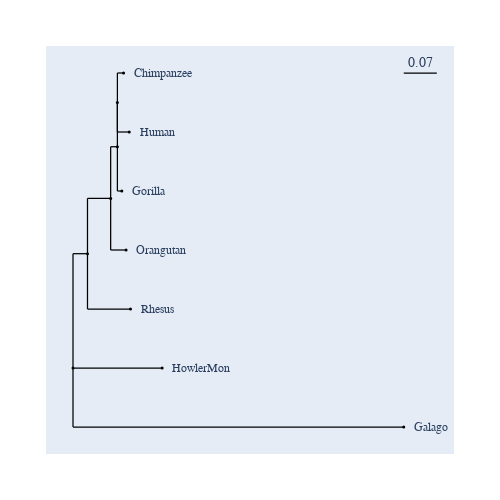

This figure's notebook cell:
### Markdown cell above
## Get a tree with branch lengths as paralinear

This is the only possible length metric for a discrete-time process.

### Code cell
tree = result.tree
fig = tree.get_figure()
fig.scale_bar = "top right"
fig.show(width=500, height=500)

### Figure 1 — Plotly figure (JSON) as saved in the notebook; plotly's stock layout.template omitted (floating-point values rounded to 4 significant figures)
{"data": [{"line": {"color": "black", "shape": "spline", "smoothing": 1.3, "width": 1.25}, "mode": "lines", "showlegend": false, "type": "scatter", "x": [null, null, 0, 0, null, 0, 0.03139, null, 0.03139, 0.03139, null, 0.03139, 0.08159, null, 0.08159, 0.08159, null, 0.08159, 0.09618, null, 0.09618, 0.09618, null, 0.09618, 0.09619, null, 0.09619, 0.09619, null, 0.09619, 0.1096, null, 0.09619, 0.09619, null, 0.09619, 0.1219, null, 0.09618, 0.09618, null, 0.09618, 0.1058, null, 0.08159, 0.08159, null, 0.08159, 0.115, null, 0.03139, 0.03139, null, 0.03139, 0.1246, null, 0, 0, null, 0, 0.1931, null, 0, 0, null, 0, 0.7165, null], "y": [null, null, -2.6, -0.08125, null, -0.08125, -0.08125, null, -0.08125, 1.137, null, 1.137, 1.137, null, 1.137, 2.275, null, 2.275, 2.275, null, 2.275, 3.25, null, 3.25, 3.25, null, 3.25, 3.9, null, 3.9, 3.9, null, 3.25, 2.6, null, 2.6, 2.6, null, 2.275, 1.3, null, 1.3, 1.3, null, 1.137, 0.0, null, 0.0, 0.0, null, -0.08125, -1.3, null, -1.3, -1.3, null, -2.6, -2.6, null, -2.6, -2.6, null, -2.6, -3.9, null, -3.9, -3.9, null]}, {"hoverinfo": "text", "marker": {"color": "black", "size": 3, "symbol": "circle"}, "mode": "markers", "showlegend": false, "text": ["root", "edge.3", "edge.2", "edge.1", "edge.0", "Chimpanzee", "Human", "Gorilla", "Orangutan", "Rhesus", "HowlerMon", "Galago"], "type": "scatter", "x": [0, 0.03139, 0.08159, 0.09618, 0.09619, 0.1096, 0.1219, 0.1058, 0.115, 0.1246, 0.1931, 0.7165], "y": [-2.6, -0.08125, 1.137, 2.275, 3.25, 3.9, 2.6, 1.3, 0.0, -1.3, -2.6, -3.9]}], "layout": {"annotations": [{"font": {"family": "Inconsolata, monospace", "size": 12}, "showarrow": false, "text": "Chimpanzee", "textangle": 0, "x": 0.1275, "xanchor": "left", "xref": "x", "y": 3.9, "yref": "y"}, {"font": {"family": "Inconsolata, monospace", "size": 12}, "showarrow": false, "text": "Human", "textangle": 0, "x": 0.1398, "xanchor": "left", "xref": "x", "y": 2.6, "yref": "y"}, {"font": {"family": "Inconsolata, monospace", "size": 12}, "showarrow": false, "text": "Gorilla", "textangle": 0, "x": 0.1237, "xanchor": "left", "xref": "x", "y": 1.3, "yref": "y"}, {"font": {"family": "Inconsolata, monospace", "size": 12}, "showarrow": false, "text": "Orangutan", "textangle": 0, "x": 0.1329, "xanchor": "left", "xref": "x", "y": 0.0, "yref": "y"}, {"font": {"family": "Inconsolata, monospace", "size": 12}, "showarrow": false, "text": "Rhesus", "textangle": 0, "x": 0.1426, "xanchor": "left", "xref": "x", "y": -1.3, "yref": "y"}, {"font": {"family": "Inconsolata, monospace", "size": 12}, "showarrow": false, "text": "HowlerMon", "textangle": 0, "x": 0.211, "xanchor": "left", "xref": "x", "y": -2.6, "yref": "y"}, {"font": {"family": "Inconsolata, monospace", "size": 12}, "showarrow": false, "text": "Galago", "textangle": 0, "x": 0.7345, "xanchor": "left", "xref": "x", "y": -3.9, "yref": "y"}, {"ax": 0, "ay": 0, "showarrow": false, "text": "0.07", "x": 0.7524, "xref": "x", "y": 3.9, "yref": "y", "yshift": 10}], "autosize": true, "font": {"family": "Balto", "size": 14}, "height": 500, "hovermode": "closest", "margin": {"b": 50, "l": 50, "pad": 4, "r": 50, "t": 50}, "shapes": [{"line": {"color": "black", "width": 1.25}, "type": "line", "x0": 0.7165, "x1": 0.7882, "y0": 3.9, "y1": 3.9}], "showlegend": false, "width": 500, "xaxis": {"visible": false}, "yaxis": {"visible": false}}}
